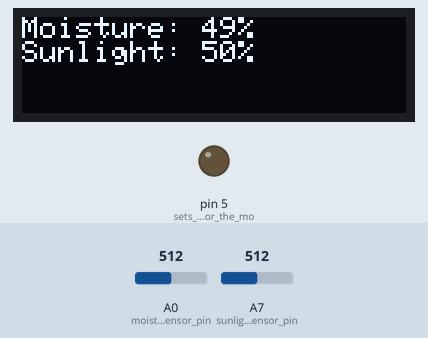
Simulated run of this sketch. Board: Arduino Nano, built with avr-gcc and run on an emulated ATmega328P. Shown: 128×32 one-colour display, output pins drawn as LEDs (lit = HIGH). Inputs (shaded band) come from the test bench; at power-on: A0 (moisture_sensor_pin) = 512, A7 (sunlight_sensor_pin) = 512. What the sketch prints to the serial monitor is not drawn.

Above: at 6.3 s.
6.4 s: A0 (moisture_sensor_pin) set to 539
At 10.2 s:
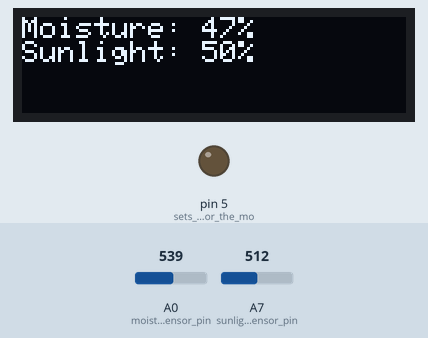
11.2 s: A7 (sunlight_sensor_pin) set to 716
At 13.5 s:
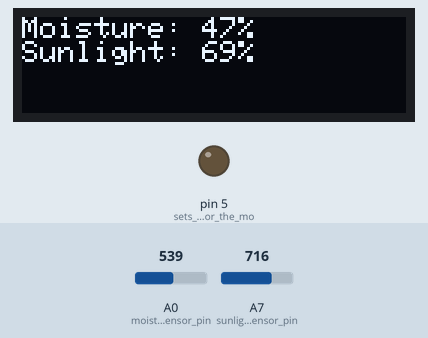
16.0 s: A0 (moisture_sensor_pin) set to 511
At 18.0 s:
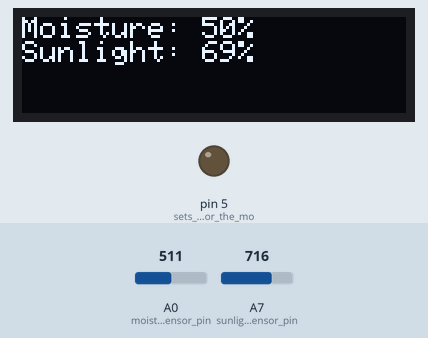
20.8 s: A7 (sunlight_sensor_pin) set to 900
At 24.6 s:
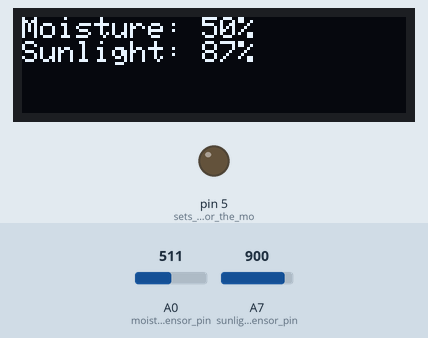
25.6 s: A7 (sunlight_sensor_pin) set to 1023
At 27.9 s:
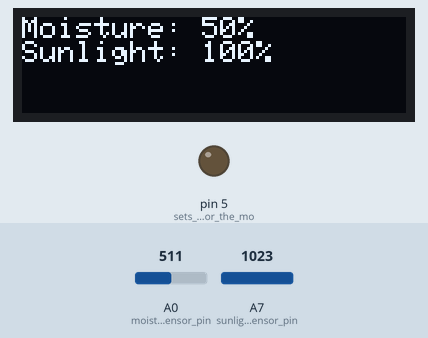
30.4 s: A0 (moisture_sensor_pin) set to 306
At 34.5 s:
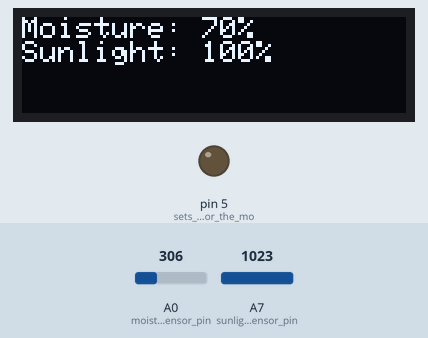
Timing chart, 0 to 36.0 s (numbered marks = the images above; inputs shaded):
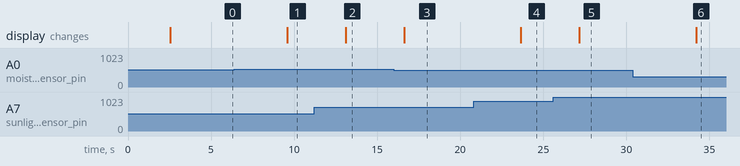

The sketch:

plant_care.ino
```cpp
// Author: William Stein

// ARDUINO PINOUT
// A0 -> Moisture Sensor Analog
// A7 -> Sunlight Sensor Analog
// A4 -> OLED SDA pin
// A5 -> OLED SCL pin


#include <SPI.h>
#include <Wire.h>
#include <Adafruit_GFX.h>
#include <Adafruit_SSD1306.h>

// Declaration section for SSD1306 display
#define OLED_RESET 4
#define SCREEN_WIDTH 128            // OLED display width in pixels
#define SCREEN_HEIGHT 32            // OLED display height in pixels
Adafruit_SSD1306 display(SCREEN_WIDTH, SCREEN_HEIGHT, &Wire, OLED_RESET);

// Declaration section for FC-28 moisture sensor
#define moisture_sensor_pin A0
int moisture_value;
int moisture_status;

// Declaration section for LDR light sensor module
#define sunlight_sensor_pin A7
int sunlight_value;

void setup() {
  pinMode(5, OUTPUT);            //sets up D1 pin for the moisture on/off switch
  //analogReference(EXTERNAL);   // use AREF for reference voltage of the main power supply

  Serial.begin(9600);

  // SSD1306_SWITCHCAPVCC = generate display voltage from 3.3V internally
  if(!display.begin(SSD1306_SWITCHCAPVCC, 0x3C)) {   // Address 0x3C for 128x32
    Serial.println(F("SSD1306 allocation failed"));  // Print failure notice to Serial
    for(;;);                                         // Don't proceed, loop forever
  }
  display.clearDisplay();
}

void loop() {
  //digitalWrite(5, HIGH);      // turn on moisture sensor
  delay(2000);
  moisture_value = analogRead(moisture_sensor_pin);
  //digitalWrite(5, LOW);       // turn off moisture sensor

  sunlight_value = analogRead(sunlight_sensor_pin);

  displayvalues(moisture_value, sunlight_value);
  //delay(28000);             // wait approx. 30 seconds between readings
  delay(1000);                //this line is for testing
}

void displayvalues(int moisture_value, int sunlight_value) {
  display.clearDisplay();
  display.setTextSize(1);
  display.setTextColor(SSD1306_WHITE);
  display.setCursor(0,0);

  //MOISTURE OUTPUT
  //Serial
  Serial.print("Detected Moisture Value: ");
  Serial.println(moisture_value);
  moisture_value = map(moisture_value, 1023, 0, 0 , 100);
  //OLED
  display.print("Moisture: ");
  display.print(moisture_value);
  display.println("%");

  delay(500);

  //LIGHTING OUTPUT
  //Serial
  Serial.print("Detected Sunlight Value: ");
  Serial.println(sunlight_value);
  sunlight_value = map(sunlight_value, 0, 1023, 0 , 100);
  //OLED
  display.print("Sunlight: ");
  display.print(sunlight_value);
  display.print("%");

  display.display();
}
```

Measured:
- the behaviour switches between 521 and 522 on A0 (moisture_sensor_pin) (found by bisection; images 0 and 1)
- after the input at 6.4 s, the display: changes after 3.2 s (image 1)
- after the input at 11.2 s, the display: changes after 1.9 s (image 2)
- after the input at 16.0 s, the display: changes after 0.62 s (image 3)
- after the input at 20.8 s, the display: changes after 2.9 s (image 4)
- after the input at 25.6 s, the display: changes after 1.6 s (image 5)
- after the input at 30.4 s, the display: changes after 3.8 s (image 6)
